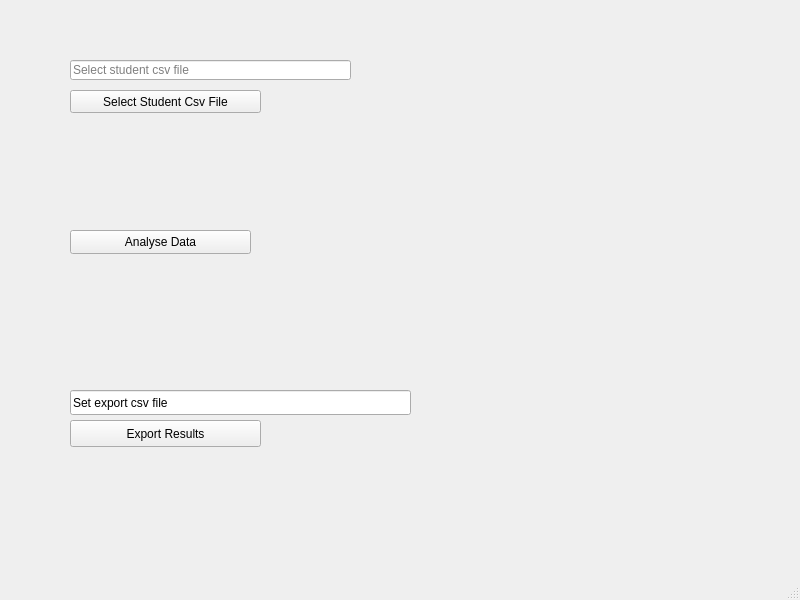
<?xml version="1.0" encoding="UTF-8"?>
<ui version="4.0">
 <class>MainWindow</class>
 <widget class="QMainWindow" name="MainWindow">
  <property name="geometry">
   <rect>
    <x>0</x>
    <y>0</y>
    <width>800</width>
    <height>600</height>
   </rect>
  </property>
  <property name="windowTitle">
   <string>MainWindow</string>
  </property>
  <widget class="QWidget" name="centralwidget">
   <widget class="QPushButton" name="selectStudentCsvButton">
    <property name="geometry">
     <rect>
      <x>70</x>
      <y>90</y>
      <width>191</width>
      <height>23</height>
     </rect>
    </property>
    <property name="text">
     <string>Select Student Csv File</string>
    </property>
   </widget>
   <widget class="QLineEdit" name="csvFilePathDisplay">
    <property name="geometry">
     <rect>
      <x>70</x>
      <y>60</y>
      <width>281</width>
      <height>20</height>
     </rect>
    </property>
    <property name="readOnly">
     <bool>true</bool>
    </property>
    <property name="placeholderText">
     <string>Select student csv file</string>
    </property>
   </widget>
   <widget class="QPushButton" name="analyseDataButton">
    <property name="geometry">
     <rect>
      <x>70</x>
      <y>230</y>
      <width>181</width>
      <height>24</height>
     </rect>
    </property>
    <property name="text">
     <string>Analyse Data</string>
    </property>
   </widget>
   <widget class="QLineEdit" name="exportCsvDisplay">
    <property name="geometry">
     <rect>
      <x>70</x>
      <y>390</y>
      <width>341</width>
      <height>25</height>
     </rect>
    </property>
    <property name="text">
     <string>Set export csv file</string>
    </property>
   </widget>
   <widget class="QPushButton" name="exportCsvButton">
    <property name="geometry">
     <rect>
      <x>70</x>
      <y>420</y>
      <width>191</width>
      <height>27</height>
     </rect>
    </property>
    <property name="text">
     <string>Export Results</string>
    </property>
   </widget>
  </widget>
  <widget class="QMenuBar" name="menubar">
   <property name="geometry">
    <rect>
     <x>0</x>
     <y>0</y>
     <width>800</width>
     <height>26</height>
    </rect>
   </property>
  </widget>
  <widget class="QStatusBar" name="statusbar"/>
 </widget>
 <resources/>
 <connections/>
</ui>
